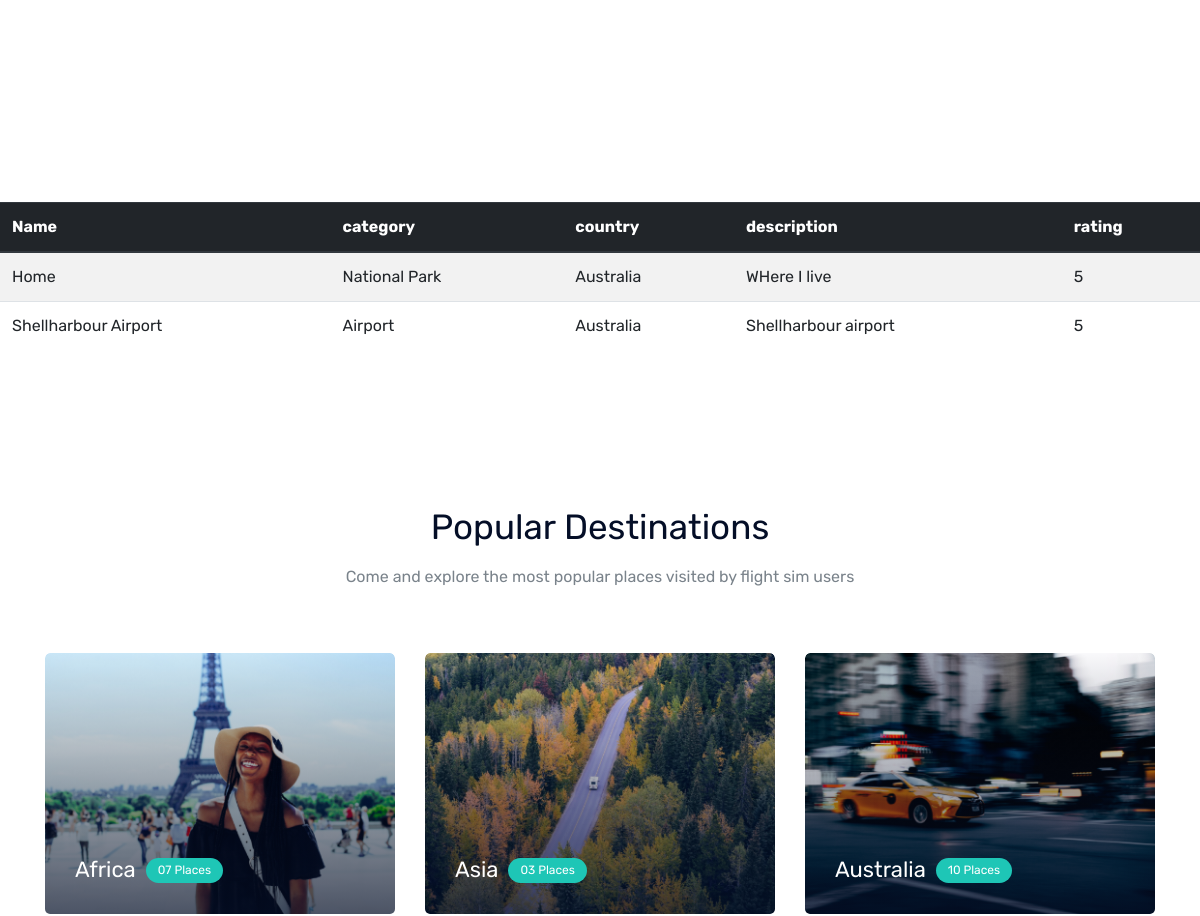
Page /home (middle part) on the earlier database version.
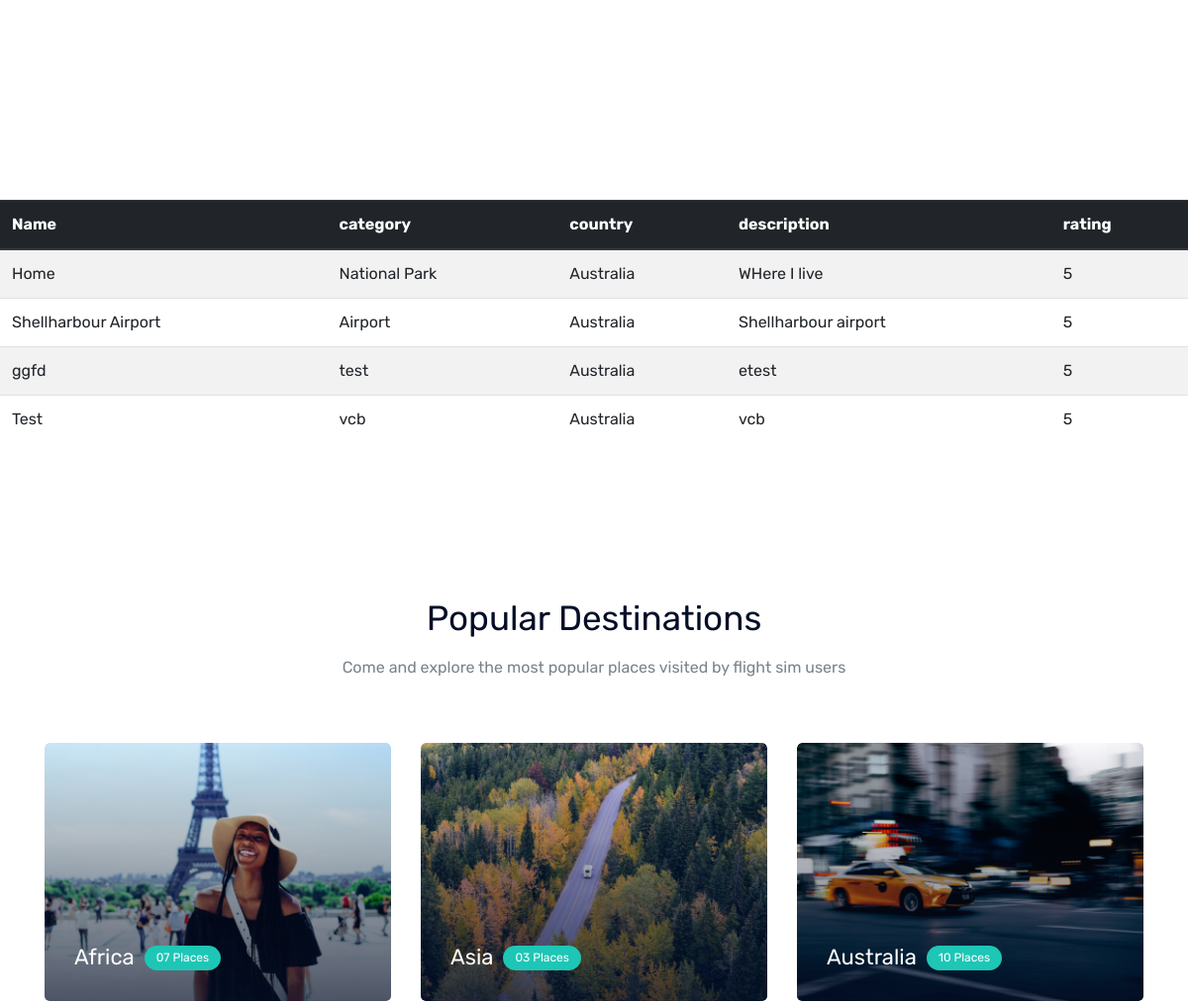
Same page on the later database version.
### flightsimdiscovery/models.py (models this page shows, shortened)
class Pois(db.Model):
    id = db.Column(db.Integer, primary_key=True)
    name = db.Column(db.String(50), unique=True, nullable=False)
    latitude = db.Column(db.FLOAT, unique=False, nullable=False)
    longitude = db.Column(db.FLOAT, unique=False, nullable=False)
    region = db.Column(db.String(20), unique=False, nullable=False)
    country = db.Column(db.String(60), unique=False, nullable=False)
    category = db.Column(db.String(20), unique=False, nullable=False)
    description = db.Column(db.Text, nullable=True)
    nearest_icao_code = db.Column(db.String(4), nullable=True)
    rating = db.Column(db.Integer, nullable=True)
    date_posted = db.Column(db.DateTime, nullable=False, default=datetime.utcnow)

### flightsimdiscovery/routes.py (the view)
@app.route("/")
@app.route("/index")
@app.route("/home")
def home():
    map_data = []
    pois = Pois.query.all()
    for poi in pois:
        data_dic = {}
        data_dic['name'] = poi.name
        data_dic['category'] = poi.category
        data_dic['country'] = poi.country
        data_dic['description'] = poi.description
        data_dic['rating'] = poi.rating
        data_dic['icon'] = '/static/img/marker/map-mark.png'
        data_dic['lat'] = poi.latitude
        data_dic['lng'] = poi.longitude
        map_data.append(data_dic)
    print(map_data, file=sys.stdout)
    return render_template("home.html", pois=map_data)

### flightsimdiscovery/templates/home.html (shortened to what this page needs)
{% extends "base.html" %}
{% block content %}
    <br />
    <br />
    <div id="google_map" class="google_map_area">
      <div class="">
        <div class="d-sm-block pb-4">
          <div
            id="map"
            style="
              width: 100%;
              height: 1020px;
              position: relative;
              overflow: hidden;
            "
          ></div>
        </div>
      </div>
    </div>
    <br>
    <div class="db_table_area">
        <table class="table table-striped ">
          <thead class="thead-dark">
            <tr>
              <th scope="col">Name</th>
              <th scope="col">category</th>
              <th scope="col">country</th>
              <th scope="col">description</th>
              <th scope="col">rating</th>
            </tr>
          </thead>
          <tbody>
            {% for poi in pois %}
            <tr>
              <td>{{poi.name}}</td>
              <td>{{poi.category}}</td>
              <td>{{poi.country}}</td>
              <td>{{poi.description}}</td>
              <td>{{poi.rating}}</td>
            </tr>
            {% endfor %}
          </tbody>
        </table>
    </div>
    <div class="popular_destination_area">
      <div class="container">
        <div class="row justify-content-center">
          <div class="col-lg-6">
            <div class="section_title text-center mb_70">
              <h3>Popular Destinations</h3>
              <p>
                Come and explore the most popular places visited by flight sim
                users
              </p>
            </div>
          </div>
        </div>
        <div class="row">
          <div class="col-lg-4 col-md-6">
            <div class="single_destination">
              <div class="thumb">
                <img src="static/img/destination/Africa.png" alt="" />
              </div>
              <div class="content">
                <p class="d-flex align-items-center">
                  Africa <a href="travel_destination.html"> 07 Places</a>
                </p>
              </div>
            </div>
          </div>
          <div class="col-lg-4 col-md-6">
            <div class="single_destination">
              <div class="thumb">
                <img src="static/img/destination/Asia.png" alt="" />
              </div>
              <div class="content">
                <p class="d-flex align-items-center">
                  Asia <a href="travel_destination.html"> 03 Places</a>
                </p>
              </div>
            </div>
          </div>
          <div class="col-lg-4 col-md-6">
            <div class="single_destination">
              <div class="thumb">
                <img src="static/img/destination/Australia.png" alt="" />
              </div>
              <div class="content">
                <p class="d-flex align-items-center">
                  Australia<a href="travel_destination.html"> 10 Places</a>
                </p>
              </div>
            </div>
          </div>
        </div>
      </div>
    </div>
{% endblock content %}

### flightsimdiscovery/templates/base.html (shortened to what this page needs)
<!DOCTYPE html>
<html class="no-js" lang="zxx">
  <head>
    <link rel="stylesheet" href="{{ url_for('static', filename='/css/bootstrap.min.css') }}">
    <link rel="stylesheet" href="{{ url_for('static', filename='/css/owl.carousel.min.css') }}">
    <link rel="stylesheet" href="{{ url_for('static', filename='/css/magnific-popup.css') }}">
    <link rel="stylesheet" href="{{ url_for('static', filename='/css/themify-icons.css') }}">
    <link rel="stylesheet" href="{{ url_for('static', filename='/css/nice-select.css') }}">
    <link rel="stylesheet" href="{{ url_for('static', filename='/css/flaticon.css') }}">
    <link rel="stylesheet" href="{{ url_for('static', filename='/css/gijgo.css') }}">
    <link rel="stylesheet" href="{{ url_for('static', filename='/css/animate.css') }}">
    <link rel="stylesheet" href="{{ url_for('static', filename='/css/slick.css') }}">
    <link rel="stylesheet" href="{{ url_for('static', filename='/css/slicknav.css') }}">
    <link
      rel="stylesheet"
      href="https://ajax.googleapis.com/ajax/libs/jqueryui/1.11.2/themes/smoothness/jquery-ui.css"
    />
    <link rel="stylesheet" href="{{ url_for('static', filename='/css/style.css') }}">
  </head>
  <body>
    {% block content %}{% endblock %}
  </body>
</html>

Differences in the rows shown:
added Pois: name "ggfd", category "test", country "Australia", description "etest", rating "5"
added Pois: name "Test", category "vcb", country "Australia", description "vcb", rating "5"
